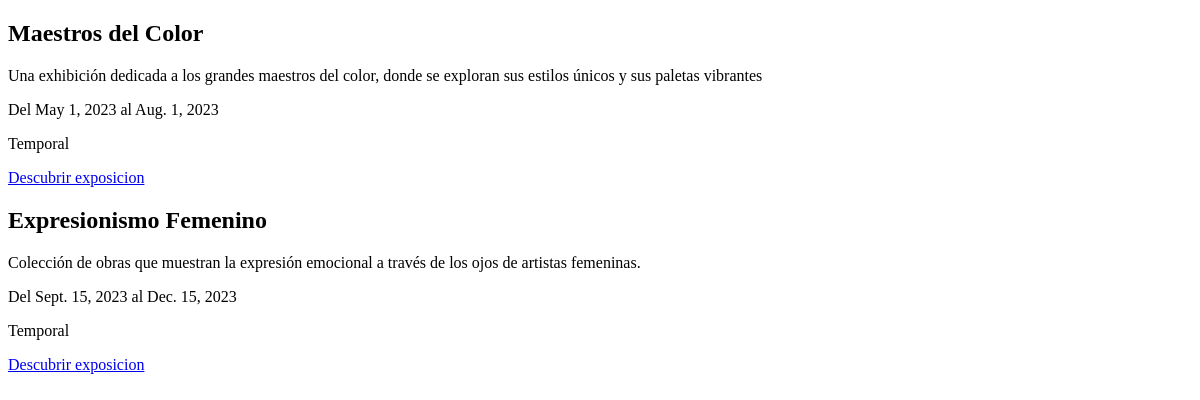
The page /galeriaArteAPP/index/ on the database as committed earlier.
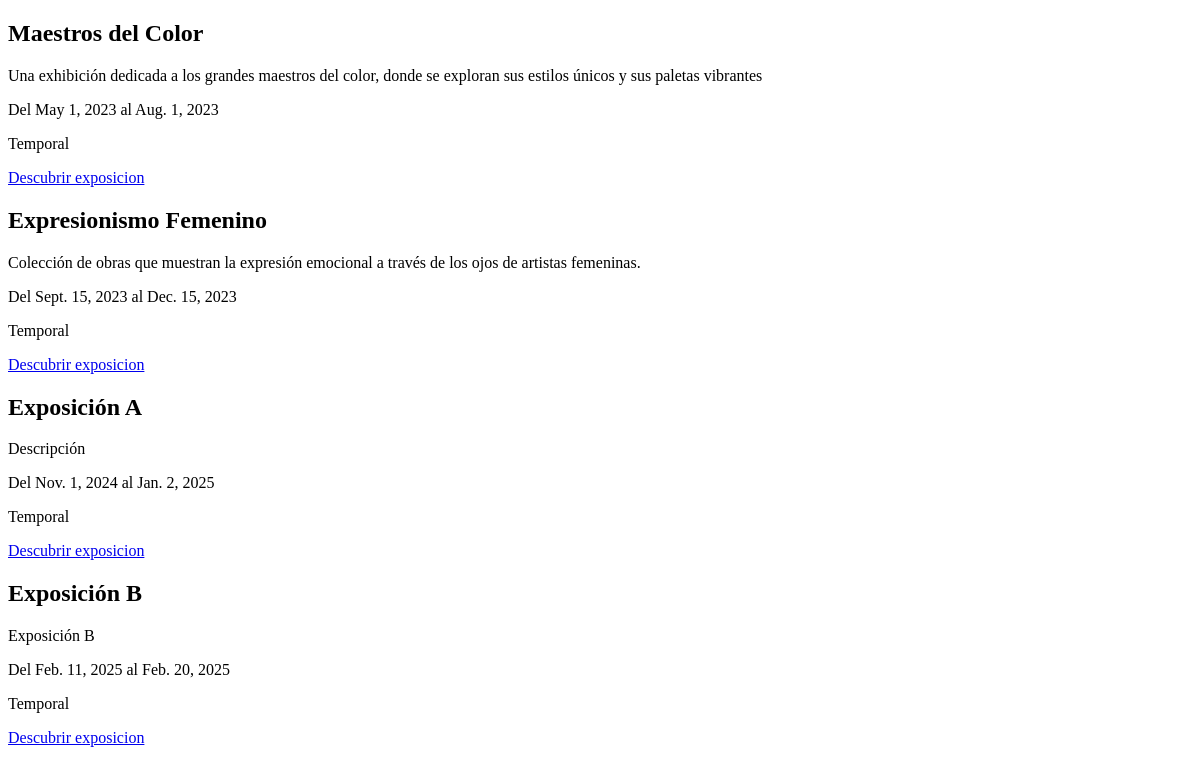
The same page on the database as committed later.
### galeriaArteAPP/models.py (models this page shows, shortened)
class Exposicion(models.Model):
    nombre = models.CharField(max_length=50)
    fecha_inicio = models.DateField()
    fecha_fin = models.DateField()
    descripcion = models.TextField()
    tipo = models.CharField(max_length=50, default='Temporal')
    cuadros = models.ManyToManyField(Cuadro)
    foto = models.URLField(blank=True, null=True)

### galeriaArteAPP/views.py (the view)
# urls.py: path('index/', views.index, name='index'),
def index(request):
    exposiciones = Exposicion.objects.all()
    return render(request, 'index.html', {'exposiciones': exposiciones})

### galeriaArteAPP/templates/index.html (shortened to what this page needs)
<!DOCTYPE html>
<html lang="es">
<head>
    <link rel="stylesheet" href="">
</head>
<body>
    {% for exposicion in exposiciones %}
        <div class="exposicion">
            <h2>{{ exposicion.nombre }}</h2>
            <p>{{ exposicion.descripcion }}</p>
            <p>Del {{ exposicion.fecha_inicio }} al {{ exposicion.fecha_fin }}</p>
            <p>{{ exposicion.tipo}}</p>
            <a href="{% url 'detalle_exposicion' exposicion.id %}">Descubrir exposicion</a>
        </div>
    {% endfor %}
</body>
</html>

Rows that differ between the two databases and show on the page:
added Exposicion: nombre "Exposición A", descripcion "Descripción", fecha_inicio "Nov. 1, 2024", fecha_fin "Jan. 2, 2025", tipo "Temporal"
added Exposicion: nombre "Exposición B", descripcion "Exposición B", fecha_inicio "Feb. 11, 2025", fecha_fin "Feb. 20, 2025", tipo "Temporal"
